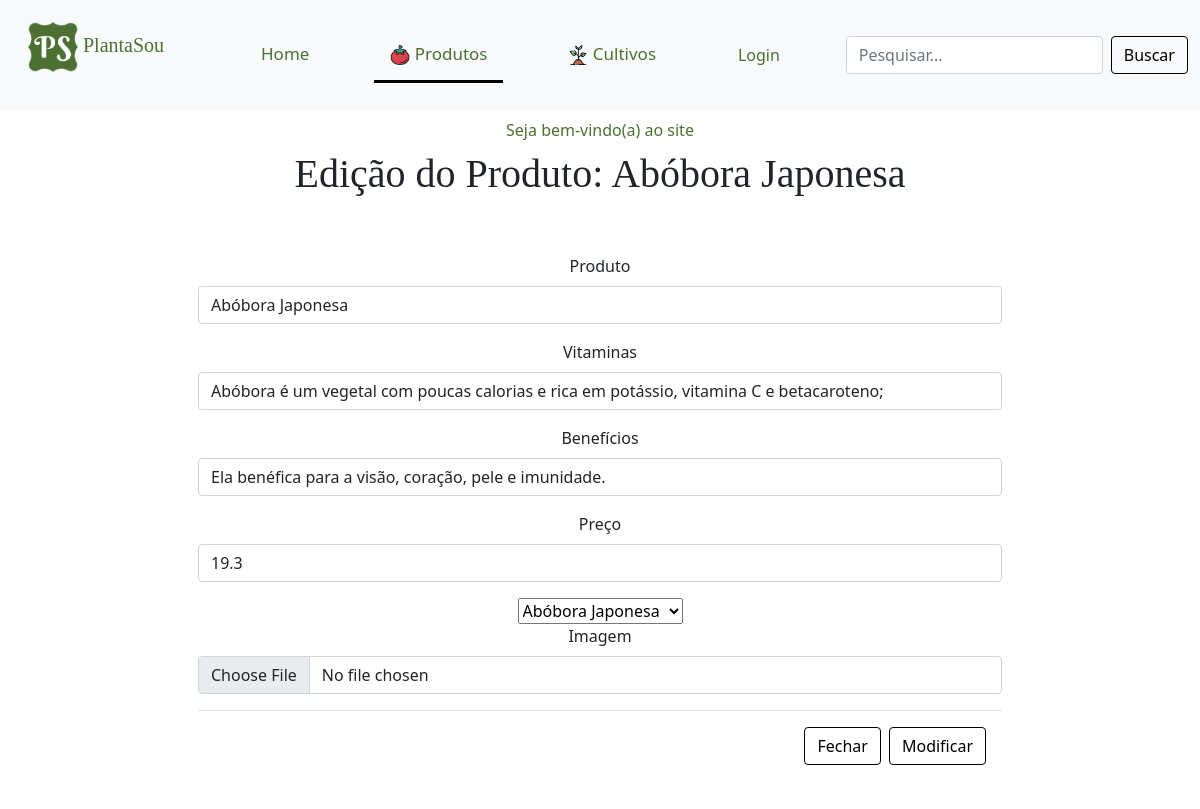
Page /php/editar_produto.php?cod=11 on the committed database.
### tables this page shows
CREATE TABLE IF NOT EXISTS `produto` (
  `cod_produto` int(11) NOT NULL AUTO_INCREMENT,
  `nome` varchar(1000) DEFAULT NULL,
  `vitaminas` varchar(1000) DEFAULT NULL,
  `beneficios` varchar(1000) DEFAULT NULL,
  `preco` float DEFAULT NULL,
  `cod_cultivo` int(255) NOT NULL,
  `imagem` varchar(1000) DEFAULT NULL,
  PRIMARY KEY (`cod_produto`),
  KEY `cod_cultivo` (`cod_cultivo`)
);

### php/editar_produto.php (the view, shortened to what this page needs)
<!DOCTYPE html>
<html lang="pt-BR">
<head>
        <link rel="stylesheet" type="text/css" media="screen" href="../css/bootstrap.min.css" />
        <link rel="stylesheet" href="../css/estilo.css">
</head>
<body>
    <nav class="navbar navbar-light bg-light topnav">
    <div class="container-fluid">
        <a class="navbar-brand plantasou">
            <p class="plantasou">
                <img src="../imgs/logo_new.png" class="align-self-center mr-3 rounded float-left" width="50" height="50" alt="..."></img>
                PlantaSou
            </p>
        </a>
                    <?php
                        if(isset($_COOKIE["USER"])){
                            echo'
                                <a class="nav-link nav-link-color" href="../php/home_user.php">Home</a>
                            ';
                        }else if(isset($_COOKIE["ADM"])){
                            echo'
                                <a class="nav-link nav-link-color" href="../php/home_adm.php">Home</a>
                            ';
                        }else{
                            echo'
                            <a class="nav-link nav-link-color" href="../php/index.php">Home</a>
                            ';
                        }
                    ?>
                    <?php
                        if(isset($_COOKIE["ADM"])){
                        echo'
                            <div class="nav-link dropdown show">
                                <a class="nav-link dropdown-toggle active" href="#" id="navbarDropdownMenuLink" data-bs-toggle="dropdown" aria-bs-haspopup="true" aria-bs-expanded="false">
                                    <img src="../imgs/tomates.png" width="20" height="20"/> Produtos
                                </a>
                                <div class="dropdown-menu" aria-labelledby="navbarDropdownMenuLink">
                                    <a class="dropdown-item" href="../php/produtos.php">Produtos</a>
                                    <a class="dropdown-item" href="../php/cadastro_produto.php">Cadastro Produto</a>
                                </div>
                            </div>
                        ';
                        }else{
                        echo'
                            <a class="nav-link nav-link-color active" aria-current="page" href="#"><img src="../imgs/tomates.png" width="20" height="20"/> Produtos</a>
                        ';
                        }
                    ?>
                    <?php
                        if(isset($_COOKIE["ADM"])){
                        echo'
                            <div class="nav-link dropdown show">
                                <a class="nav-link dropdown-toggle" href="#" id="navbarDropdownMenuLink" data-bs-toggle="dropdown" aria-bs-haspopup="true" aria-bs-expanded="false">
                                <img src="../imgs/crescer-planta.png" width="20" height="20"/> Cultivos
                                </a>
                                <div class="dropdown-menu" aria-labelledby="navbarDropdownMenuLink">
                                    <a class="dropdown-item" href="../php/cultivo.php">Cultivos</a>
                                    <a class="dropdown-item" href="../php/cadastro_cultivo.php">Cadastro Cultivos</a>
                                </div>
                            </div>
                        ';
                        }else{
                        echo'
                            <a class="nav-link nav-link-color" aria-current="page" href="#"><img src="../imgs/crescer-planta.png" width="20" height="20"/> Cultivos</a>
                        ';
                        }
                    ?>
                    <?php
                        if(isset($_COOKIE["USER"])){
                            echo'
                                <a class="nav-link nav-link-color" href="../php/historico.php?num=0">Histórico</a>
                                <a class="nav-link nav-link-color" href="./logout_user.php"><img src="../imgs/out.png" width="15" height="15"/> Sair</a>
                            ';
                        }else if(isset($_COOKIE["ADM"])){
                            echo'
                                <a class="nav-link nav-link-color" href="./logout_adm.php"><img src="../imgs/out.png" width="15" height="15"/> Sair</a>
                            ';
                        }else{
                            echo'
                                <button type="button" class="btn nav-link nav-link-color" data-bs-toggle="modal" data-bs-target="#login">
                                    Login
                                </button>
                            ';
                        }
                    ?>
                    <form class="d-flex">
                        <input class="form-control me-2" type="search" placeholder="Pesquisar..." aria-label="Search"/>
                        <button class="btn btn-outline-success nav-link-color borda" type="submit">Buscar</button>
                    </form>
        </div>
    </nav>
    <?php
        if(isset($_COOKIE["USER"]) || isset($_COOKIE["ADM"])){
            echo'
                    <a class="nav-link nav-link-color active_usuario">Seja bem-vindo(a) ';
                        if(isset($_COOKIE["USER"])){
                            include('../inc/conexao.php');
                            $sql="SELECT nome FROM usuario WHERE cod_usuario=$usuario";
                            $query=mysqli_query($con, $sql);
                            if(mysqli_num_rows($query)>0){
                                while(($nome=mysqli_fetch_assoc($query))!=NULL){
                                    echo $nome['nome'];
                                }
                            }
                        }
                        elseif(isset($_COOKIE["ADM"])){
                            echo "Administrador(a)";
                        }
            echo'
                    </a>';
        }
        else{
            echo'
            <center>
                <a class="nav-link nav-link-color active_usuario ">Seja bem-vindo(a) ao site </a>
            </center>
            ';
        }
    ?>
                <?php
                    $produto=$_GET["cod"];
                    if(empty($_POST)){
                        include('../inc/conexao.php');
                        $sql="SELECT * FROM produto WHERE cod_produto=$produto";
                        $query=mysqli_query($con, $sql);
                        if(mysqli_num_rows($query)>0){
                            while(($edit=mysqli_fetch_assoc($query))!=NULL){
                                echo '
                                <h1 class="centro paginas">Edição do Produto: '.$edit["nome"].'</h1>
                                <center>
                                    <form action="editar_produto.php?cod=0" method="POST" enctype="multipart/form-data" class="w-75 p-5">
                                        <div class="mb-3">
                                            <label for="exampleFormControlInput1" class="form-label">Produto</label>
                                            <input type="text" name="nome" class="form-control" placeholder="Produto..." value="'.$edit["nome"].'" required/>
                                        </div>
                                        <div class="mb-3">
                                            <label for="exampleFormControlInput1" class="form-label">Vitaminas</label>
                                            <input type="text" name="vitaminas" class="form-control" placeholder="Vitaminas..." value="'.$edit["vitaminas"].'"/ required>
                                        </div>
                                        <div class="mb-3">
                                            <label for="exampleFormControlInput1" class="form-label">Benefícios</label>
                                            <input type="text" name="beneficios" class="form-control" placeholder="Benefícios..." value="'.$edit["beneficios"].'"/ required>
                                        </div>
                                        <div class="mb-3">
                                            <label for="exampleFormControlInput1" class="form-label">Preço</label>
                                            <input type="number" step="any" name="preco" class="form-control" placeholder="Preço..." value="'.$edit["preco"].'"/ required>
                                        </div>';
                                        echo '
                                        <div class="mb-3">
                                            <select name="cod_cultivo" value="'.$edit["cod_cultivo"].'">
                                        ';
                            }
                        }
                                    $sql_="SELECT cod_cultivo, nome FROM cultivo";
                                    $query_=mysqli_query($con, $sql_);
                                    if(mysqli_num_rows($query_)>0){
                                        while(($cod_do_cultivo=mysqli_fetch_assoc($query_))!=NULL){
                                            echo'
                                                <option value="'.$cod_do_cultivo["cod_cultivo"].'">'.$cod_do_cultivo["nome"].'</option>
                                            ';
                                        }
                                    }
                                    echo'
                                            </select>
                                        <div>
                                    ';
                                    echo'
                                    <div class="mb-3 mx-auto">
                                        <label for="exampleFormControlInput1" class="form-label">Imagem</label>
                                        <input type="file" class="form-control" id="exampleFormControlInput1_" name="imagem" accept="image/png, image/jpg">
                                    </div>
                                    <div class="modal-footer float-right">
                                        <button type="button" class="btn btn-outline-success fechar" onClick="history.go(-1)">Fechar</button>
                                        <button type="submit" class="btn btn-outline-success borda-modal">Modificar</button>
                                    </div>
                                    <input type="hidden" name="editar" value="'.$produto.'"/>
                                </form>
                            </centar>
                            <script src="../js/jquery-3.5.1.min.js"></script>
                            <script src="../js/popper.min.js"></script>
                            <script src="../js/bootstrap.min.js"></script>';
                    }
                    ?>
</body>
</html>

### css/estilo.css (style rules this page uses)
body, html { height: 100%; }
button { text-align: left; }
a { color: green; }
.nav-link-color { color: #4c7032 !important; font-size: 16px; }
.plantasou { font-size: 20px; font-family: 'calibri'; color:#4c7032 !important; }
.borda { border-color: #000000; color: black !important; }
.borda-modal { border-color: #000000; color: #000000; }
.fechar { border-color: #000000; color: #000000; }
.centro { text-align: center; }
a:link { text-decoration: none; }
.active_usuario { background-color: #ffffff !important; color: #4c7032 !important; text-align: center; }
.topnav { background-color: #f1f1f1; }
.topnav a { float: left; display: block; color: black; text-align: center; padding: 14px 16px; text-decoration: none; font-size: 17px; border-bottom: 3px solid transparent; }
.topnav a.active { border-bottom: 3px solid rgb(0, 0, 0); }
a.plantasou { border-bottom: none !important; }
.paginas { font-family:'Book Antiqua'; }

### rows in the picture
produto: nome "Abóbora Japonesa", vitaminas "Abóbora é um vegetal com poucas calorias e rica em potássio, vitamina C e betacaroteno;", beneficios "Ela benéfica para a visão, coração, pele e imunidade.", preco "19.3"

### other values in the picture
form field cod_cultivo "Abóbora Japonesa"
